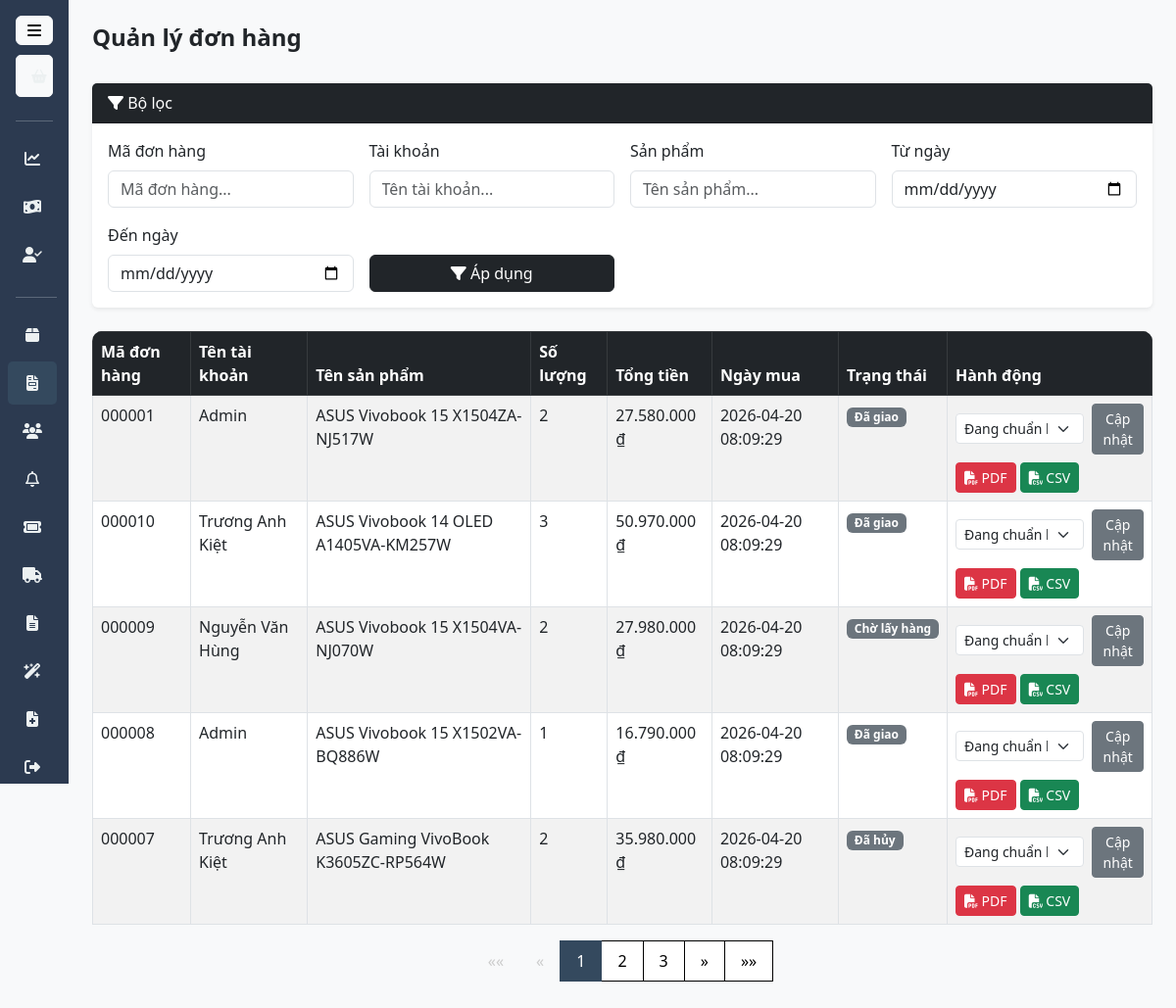
Page /admin/statistic_order.php on the committed database.
### tables this page shows
CREATE TABLE IF NOT EXISTS `LS_Mua` (
  `MaHD` INT(6) ZEROFILL NOT NULL,
  `MaTK` INT(6) ZEROFILL NOT NULL,
  `MaSP` VARCHAR(6) NOT NULL,
  `TenSP` VARCHAR(100) NOT NULL,
  `SoLuong` INT NOT NULL,
  `GiaTien` FLOAT NOT NULL,
  `State` VARCHAR(50) NOT NULL,
  `NgayMua` TIMESTAMP DEFAULT CURRENT_TIMESTAMP ON UPDATE CURRENT_TIMESTAMP,
  PRIMARY KEY (MaHD, MaSP),
  CONSTRAINT LS_MaHD_FK FOREIGN KEY (MaHD) REFERENCES HoaDon(MaHD) ON DELETE CASCADE,
  CONSTRAINT LS_MaSP_FK FOREIGN KEY (MaSP) REFERENCES Products(MaSP) ON DELETE CASCADE
);

CREATE TABLE IF NOT EXISTS `Account` (
  `LevelID` INT(1) NOT NULL DEFAULT 0,
  `MaTK` INT(6) ZEROFILL UNSIGNED NOT NULL AUTO_INCREMENT PRIMARY KEY,
  `TenTK` VARCHAR(100) NOT NULL,
  `Password` VARCHAR(255) NOT NULL,
  `Email` VARCHAR(100) UNIQUE NOT NULL,
  `SDT` VARCHAR(10) UNIQUE NOT NULL,
  `DiaChi` VARCHAR(100) NOT NULL,
  `MaLV` INT(1) NOT NULL DEFAULT 0
);

CREATE TABLE IF NOT EXISTS `Products` (
  `MaSP` VARCHAR(6) PRIMARY KEY,
  `TenSP` VARCHAR(50) UNIQUE NOT NULL,
  `NSX` VARCHAR(15) NOT NULL,
  `PhanLoai` VARCHAR(100) NOT NULL,
  `SoLuong` INT NOT NULL,
  `GiaTien` FLOAT NOT NULL,
  `MoTa` VARCHAR(100) NOT NULL,
  `BaoHanh` VARCHAR(100) NOT NULL,
  `ImageSP` VARCHAR(100) NOT NULL,
  `TagName` VARCHAR(100) NOT NULL,
  `MaTK` INT(6) ZEROFILL,
  `Sold` INT NOT NULL DEFAULT 0,
  CONSTRAINT P_MaTK_FK FOREIGN KEY (MaTK) REFERENCES Account(MaTK) ON DELETE CASCADE
);

### controller/c_donhang.php (called while the page is built, shortened)
<?php
require_once "../model/m_donhang.php";
class DonHangController {
    public function hienThiDonHang() {
        $model = new DonHangModel();
        $limit = 5;
        $current_page = isset($_GET['page']) ? max(1, intval($_GET['page'])) : 1;
        $start = ($current_page - 1) * $limit;
        $ten_tk = $_GET['ten_tk'] ?? '';
        $ten_sp = $_GET['ten_sp'] ?? '';
        $ngay_tu = $_GET['ngay_tu'] ?? '';
        $ngay_den = $_GET['ngay_den'] ?? '';
        $ma_hd = $_GET['ma_hd'] ?? '';
        $lich_su = $model->getLichSuMua($start, $limit, $ten_tk, $ten_sp, $ngay_tu, $ngay_den, $ma_hd);
        $total_rows = $model->getTotalLichSuMua($ten_tk, $ten_sp, $ngay_tu, $ngay_den, $ma_hd);
        $total_pages = ceil($total_rows / $limit);
        return [
            'lich_su' => $lich_su,
            'current_page' => $current_page,
            'total_pages' => $total_pages
        ];
    }
}
$donhang_controller = new DonHangController();
$data = $donhang_controller->hienThiDonHang();
$lich_su = $data['lich_su'];
$current_page = $data['current_page'];
$total_pages = $data['total_pages'];
?>

### model/m_database.php (called while the page is built, shortened)
<?php
    class M_database {
        public $CONFIG_serverName = "localhost";
        public $CONFIG_userName = "root";
        public $CONFIG_password = "";
        public $CONFIG_dbName = "salespage";
        public $conn, $query = null;
        public function __construct() {
            $this->conn = new mysqli($this->CONFIG_serverName, $this->CONFIG_userName,
                                        $this->CONFIG_password, $this->CONFIG_dbName);
            if ($this->conn->connect_error) {
                $logDir = __DIR__ . '/../logs';
                if (!is_dir($logDir)) {
                    @mkdir($logDir, 0755, true);
                }
                $message = date('Y-m-d H:i:s') . " | DATABASE CONNECTION FAILED: " . $this->conn->connect_error . PHP_EOL;
                @error_log($message, 3, $logDir . '/db_errors.log');
            } else {
                try {
                    $this->conn->query("SET time_zone = '+00:00'");
                } catch (Exception $e) {
                }
            }
        }
        public function setQuery($sql_query) {
            $this->query = $sql_query;
        }
        public function excuteQuery() {
                $result = $this->conn->query($this->query);
                return $result;
        }
    }
?>

### model/m_donhang.php (called while the page is built, shortened)
<?php
require_once("m_database.php");
class DonHangModel extends M_database {
    public function getLichSuMua($start, $limit, $ten_tk, $ten_sp, $ngay_tu, $ngay_den, $ma_hd) {
        $query = "
            SELECT
                ls.MaHD,
                acc.TenTK,
                ls.MaSP,
                p.TenSP,
                ls.SoLuong,
                (ls.SoLuong * p.GiaTien) AS TongTien,
                ls.NgayMua,
                ls.State
            FROM LS_Mua ls
            JOIN Account acc ON acc.MaTK = ls.MaTK
            JOIN Products p ON p.MaSP = ls.MaSP
            WHERE 1=1
        ";
        $query .= " ORDER BY ls.NgayMua DESC LIMIT $start, $limit";
        return $this->excuteQuery();
    }
    public function getTotalLichSuMua($ten_tk, $ten_sp, $ngay_tu, $ngay_den, $ma_hd) {
        $query = "
            SELECT COUNT(*) as total
            FROM LS_Mua ls
            JOIN Account acc ON acc.MaTK = ls.MaTK
            JOIN Products p ON p.MaSP = ls.MaSP
            WHERE 1=1
        ";
        $result = $this->excuteQuery();
        $row = $result->fetch_assoc();
        return $row['total'];
    }
}
?>

### admin/statistic_order.php (the view, shortened to what this page needs)
<?php include "../template/sidebar.php"; ?>
<?php require_once "../controller/c_donhang.php"; ?>
<?php
function orderStatusBadgeClass($status) {
    return 'bg-secondary';
}
?>
<div class="bg-light flex-fill">
    <div id="mainContent" class="p-4">
        <div class="d-flex justify-content-between align-items-center mb-4">
            <h4 class="fw-bold">Quản lý đơn hàng</h4>
        </div>
        <div class="card mb-4 shadow-sm border-0">
            <div class="card-header bg-dark text-white">
                <i class="fa-solid fa-filter"></i> Bộ lọc
            </div>
            <div class="card-body">
                <form class="row g-3" method="GET" action="">
                    <div class="col-md-3">
                        <label class="form-label">Mã đơn hàng</label>
                        <input type="text" name="ma_hd" placeholder="Mã đơn hàng..." value="<?= htmlspecialchars($_GET['ma_hd'] ?? '') ?>" class="form-control">
                    </div>
                    <div class="col-md-3">
                        <label class="form-label">Tài khoản</label>
                        <input type="text" name="ten_tk" placeholder="Tên tài khoản..." value="<?= htmlspecialchars($_GET['ten_tk'] ?? '') ?>" class="form-control">
                    </div>
                    <div class="col-md-3">
                        <label class="form-label">Sản phẩm</label>
                        <input type="text" name="ten_sp" placeholder="Tên sản phẩm..." value="<?= htmlspecialchars($_GET['ten_sp'] ?? '') ?>" class="form-control">
                    </div>
                    <div class="col-md-3">
                        <label class="form-label">Từ ngày</label>
                        <input type="date" name="ngay_tu" value="<?= htmlspecialchars($_GET['ngay_tu'] ?? '') ?>" class="form-control">
                    </div>
                    <div class="col-md-3">
                        <label class="form-label">Đến ngày</label>
                        <input type="date" name="ngay_den" value="<?= htmlspecialchars($_GET['ngay_den'] ?? '') ?>" class="form-control">
                    </div>
                    <div class="col-md-3 d-flex align-items-end">
                        <button type="submit" class="btn btn-dark w-100">
                            <i class="fa fa-filter"></i> Áp dụng
                        </button>
                    </div>
                </form>
            </div>
        </div>
        <div class="table-responsive" style="border-radius: 10px;">
            <table class="table table-striped table-hover table-bordered">
                <thead class="table-dark">
                    <tr>
                        <th>Mã đơn hàng</th>
                        <th>Tên tài khoản</th>
                        <th>Tên sản phẩm</th>
                        <th>Số lượng</th>
                        <th>Tổng tiền</th>
                        <th>Ngày mua</th>
                        <th>Trạng thái</th>
                        <th>Hành động</th>
                    </tr>
                </thead>
                <tbody>
                        <?php while ($row = $lich_su->fetch_assoc()): ?>
                            <tr>
                                <td><?= $row['MaHD'] ?></td>
                                <td><?= htmlspecialchars($row['TenTK']) ?></td>
                                <td><?= htmlspecialchars($row['TenSP']) ?></td>
                                <td><?= $row['SoLuong'] ?></td>
                                <td><?= number_format($row['TongTien'], 0, ',', '.') ?> ₫</td>
                                <td><?= $row['NgayMua'] ?></td>
                                <td>
                                    <span class="badge <?= orderStatusBadgeClass($row['State']) ?>"><?= htmlspecialchars($row['State']) ?></span>
                                </td>
                                <td>
                                    <form method="POST" action="../controller/c_donhang.php" class="d-flex gap-2 align-items-center">
                                        <select name="state" class="form-select form-select-sm">
                                            <option value="Đang chuẩn bị hàng" <?= $row['State'] === 'Đang chuẩn bị hàng' ? 'selected' : '' ?>>Đang chuẩn bị hàng</option>
                                        </select>
                                        <button type="submit" class="btn btn-sm btn-secondary">Cập nhật</button>
                                    </form>
                                    <div class="mt-2">
                                        <a href="../controller/c_exportInvoice.php?ma_hd=<?= urlencode($row['MaHD']) ?>&action=pdf" class="btn btn-sm btn-danger" target="_blank" title="Xuất PDF">
                                            <i class="fa-solid fa-file-pdf"></i> PDF
                                        </a>
                                        <a href="../controller/c_exportInvoice.php?ma_hd=<?= urlencode($row['MaHD']) ?>&action=csv" class="btn btn-sm btn-success" title="Xuất CSV">
                                            <i class="fa-solid fa-file-csv"></i> CSV
                                        </a>
                                    </div>
                                </td>
                            </tr>
                        <?php endwhile; ?>
                </tbody>
            </table>
        </div>
        <nav aria-label="Page navigation">
            <ul class="pagination justify-content-center">
                <li class="page-item <?= ($current_page == 1) ? 'disabled' : '' ?>">
                    <a class="page-link" href="?page=1&ten_tk=<?= rawurlencode($_GET['ten_tk'] ?? '') ?>&ten_sp=<?= rawurlencode($_GET['ten_sp'] ?? '') ?>&ngay_tu=<?= rawurlencode($_GET['ngay_tu'] ?? '') ?>&ngay_den=<?= rawurlencode($_GET['ngay_den'] ?? '') ?>" aria-label="First">
                        <span aria-hidden="true">&laquo;&laquo;</span>
                    </a>
                </li>
                <li class="page-item <?= ($current_page == 1) ? 'disabled' : '' ?>">
                    <a class="page-link" href="?page=<?= max(1, $current_page - 1) ?>&ten_tk=<?= rawurlencode($_GET['ten_tk'] ?? '') ?>&ten_sp=<?= rawurlencode($_GET['ten_sp'] ?? '') ?>&ngay_tu=<?= rawurlencode($_GET['ngay_tu'] ?? '') ?>&ngay_den=<?= rawurlencode($_GET['ngay_den'] ?? '') ?>" aria-label="Previous">
                        <span aria-hidden="true">&laquo;</span>
                    </a>
                </li>
                <?php for ($i = 1; $i <= $total_pages; $i++): ?>
                    <li class="page-item <?= ($i == $current_page) ? 'active' : '' ?>">
                        <a class="page-link" href="?page=<?= $i ?>&ten_tk=<?= rawurlencode($_GET['ten_tk'] ?? '') ?>&ten_sp=<?= rawurlencode($_GET['ten_sp'] ?? '') ?>&ngay_tu=<?= rawurlencode($_GET['ngay_tu'] ?? '') ?>&ngay_den=<?= rawurlencode($_GET['ngay_den'] ?? '') ?>"><?= $i ?></a>
                    </li>
                <?php endfor; ?>
                <li class="page-item <?= ($current_page == $total_pages) ? 'disabled' : '' ?>">
                    <a class="page-link" href="?page=<?= min($total_pages, $current_page + 1) ?>&ten_tk=<?= rawurlencode($_GET['ten_tk'] ?? '') ?>&ten_sp=<?= rawurlencode($_GET['ten_sp'] ?? '') ?>&ngay_tu=<?= rawurlencode($_GET['ngay_tu'] ?? '') ?>&ngay_den=<?= rawurlencode($_GET['ngay_den'] ?? '') ?>" aria-label="Next">
                        <span aria-hidden="true">&raquo;</span>
                    </a>
                </li>
                <li class="page-item <?= ($current_page == $total_pages) ? 'disabled' : '' ?>">
                    <a class="page-link" href="?page=<?= $total_pages ?>&ten_tk=<?= rawurlencode($_GET['ten_tk'] ?? '') ?>&ten_sp=<?= rawurlencode($_GET['ten_sp'] ?? '') ?>&ngay_tu=<?= rawurlencode($_GET['ngay_tu'] ?? '') ?>&ngay_den=<?= rawurlencode($_GET['ngay_den'] ?? '') ?>" aria-label="Last">
                        <span aria-hidden="true">&raquo;&raquo;</span>
                    </a>
                </li>
            </ul>
        </nav>
    </div>
</div>

### template/sidebar.php (style rules this page uses)
html, body { height: 100%; font-family: 'Segoe UI', sans-serif; }
#mainContent { margin-left: 70px; }
.pagination .page-item .page-link { color: black; border: 1px solid black; padding: 8px 16px; border-radius: 0; }
.pagination .page-item.active .page-link { background-color: #34495e; border-color: #34495e; color: #fff; }
.pagination .page-item.disabled .page-link { color: #ccc; background-color: transparent; border-color: transparent; }

### rows in the picture
ls_mua: MaHD "000001", account.TenTK "Admin", MaSP.TenSP "ASUS Vivobook 15 X1504ZA-NJ517W", SoLuong "2", TongTien "27.580.000", NgayMua "2026-04-20 08:09:29", State "Đã giao"
ls_mua: MaHD "000010", account.TenTK "Trương Anh Kiệt", MaSP.TenSP "ASUS Vivobook 14 OLED A1405VA-KM257W", SoLuong "3", TongTien "50.970.000", NgayMua "2026-04-20 08:09:29", State "Đã giao"
ls_mua: MaHD "000009", account.TenTK "Nguyễn Văn Hùng", MaSP.TenSP "ASUS Vivobook 15 X1504VA-NJ070W", SoLuong "2", TongTien "27.980.000", NgayMua "2026-04-20 08:09:29", State "Chờ lấy hàng"
ls_mua: MaHD "000008", account.TenTK "Admin", MaSP.TenSP "ASUS Vivobook 15 X1502VA-BQ886W", SoLuong "1", TongTien "16.790.000", NgayMua "2026-04-20 08:09:29", State "Đã giao"
ls_mua: MaHD "000007", account.TenTK "Trương Anh Kiệt", MaSP.TenSP "ASUS Gaming VivoBook K3605ZC-RP564W", SoLuong "2", TongTien "35.980.000", NgayMua "2026-04-20 08:09:29", State "Đã hủy"
